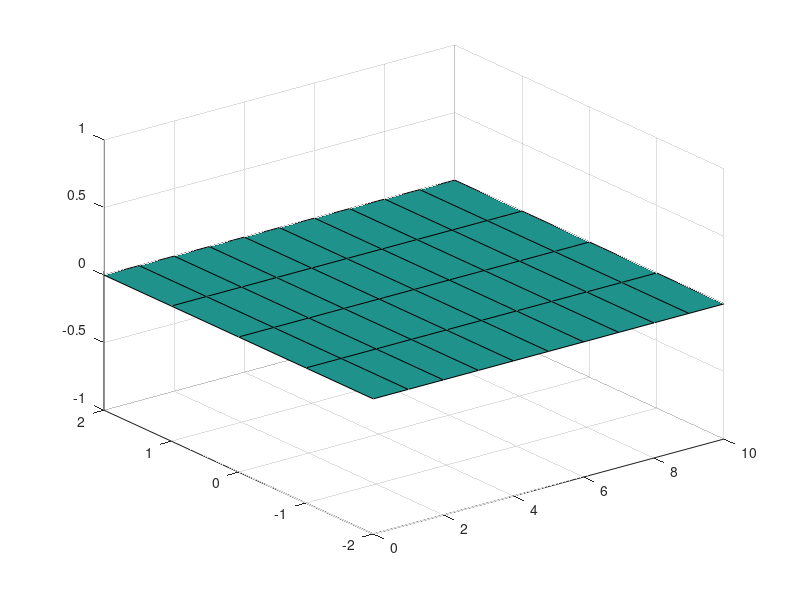

MATLAB code to generate this figure: (Note: this script raises an error after producing the figure.)
function g=gridwidget(varargin)

% function g=gridwidget(property name/value pairs)
% translucent grid rigidbody in xy plane 
% 
% properties:
%     name      {'gridwidget'}
%     length    {10}
%     width     {4}
%     gridx     {1}  % grid spacing along x
%     gridy     {gridx}
%     colour    'g'
%     opacity   {.25}
%
% default 1x1 gridsize, green, 25% opaque
% Dyanimat Toolbox (c) Michael G Paulin 2005-2006

% defaults 
name = 'gridwidget';
gridlen = 10;
gridwid = 4;
gridx = 1;
colour = 'g';
opacity = 0.25;

N = length(varargin);
for i=1:2:N  % extract name-value pairs
    name  = varargin{i};
    value = varargin{i+1};
    if ~ischar(name) % fatal
        error('properties must be specified as property name/value pairs');
        return
    else
        switch name
            case 'name'
                name = value;
            case 'length'
                gridlen = value;
            case 'width'
                gridwid = value;
            case 'gridx'
                gridx = value;
            case 'gridy'
                gridy = value;
            case {'colour', 'color'}
                colour = value;
            case 'opacity'
                opacity = value;
            otherwise  % fatal
                error(['unrecognized stick property (' name ')']);
                return

        end
    end
end

if ~exist('gridy')
    gridy = gridx;
end


x = 0:gridx:gridlen;
y = (-gridwid/2):gridy:(gridwid/2);
s = surf(x, y, zeros(numel(y), numel(x)));
g = patch(surf2patch(s));
delete(s);
set(g, 'facecolor', colour, 'facealpha', opacity);
rigidbody(g, 'name', name, 'type', 'surface', 'edgecolor', 'k');





